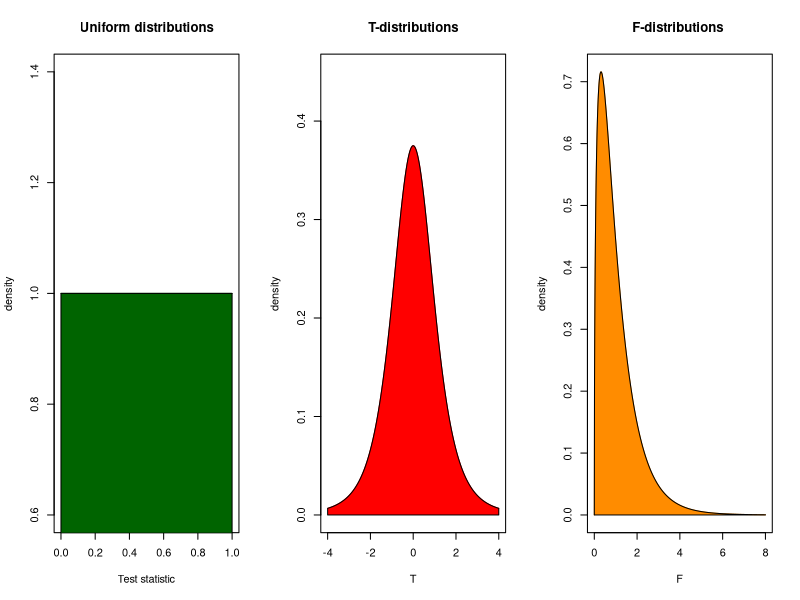

Reproduce this figure in R.
## ---- chunk 1
layout(matrix(1:3, 1, 3))

col = "darkgreen"

u = seq(0,1,0.1)
plot(u, dunif(u),
    type = "l",
    xlab = "Test statistic",
    ylab="density",
    col = col,
    main="Uniform distributions" )

polygon(c(u, rev(u) ), c(u*0, dunif(u) ) , col = col)


 T = seq(-4,4,.01)
 n  = 5
 df = n - 1
 col = "red"

 plot(T,  dt(T, df),
      type = "l",
      xlim = c(-4,4),
     ylim = c(0,.45),
    xlab = "T",
    ylab="density",
    col = col,
    main="T-distributions" )

polygon(c(T, rev(T) ), c(T*0, dt(T, df) ) , col = col)


F.value = seq(0, 8,.01)
df.1 = 3
df.2 = 34
col = "darkorange"

plot(F.value,  df(F.value, df.1, df.2),
     type = "l",
     xlab = "F",
     ylab="density",
     col = col,
     main="F-distributions " )

polygon(c(F.value, rev(F.value) ), c(df(F.value, df.1, df.2), F.value*0 ) , col = col)

